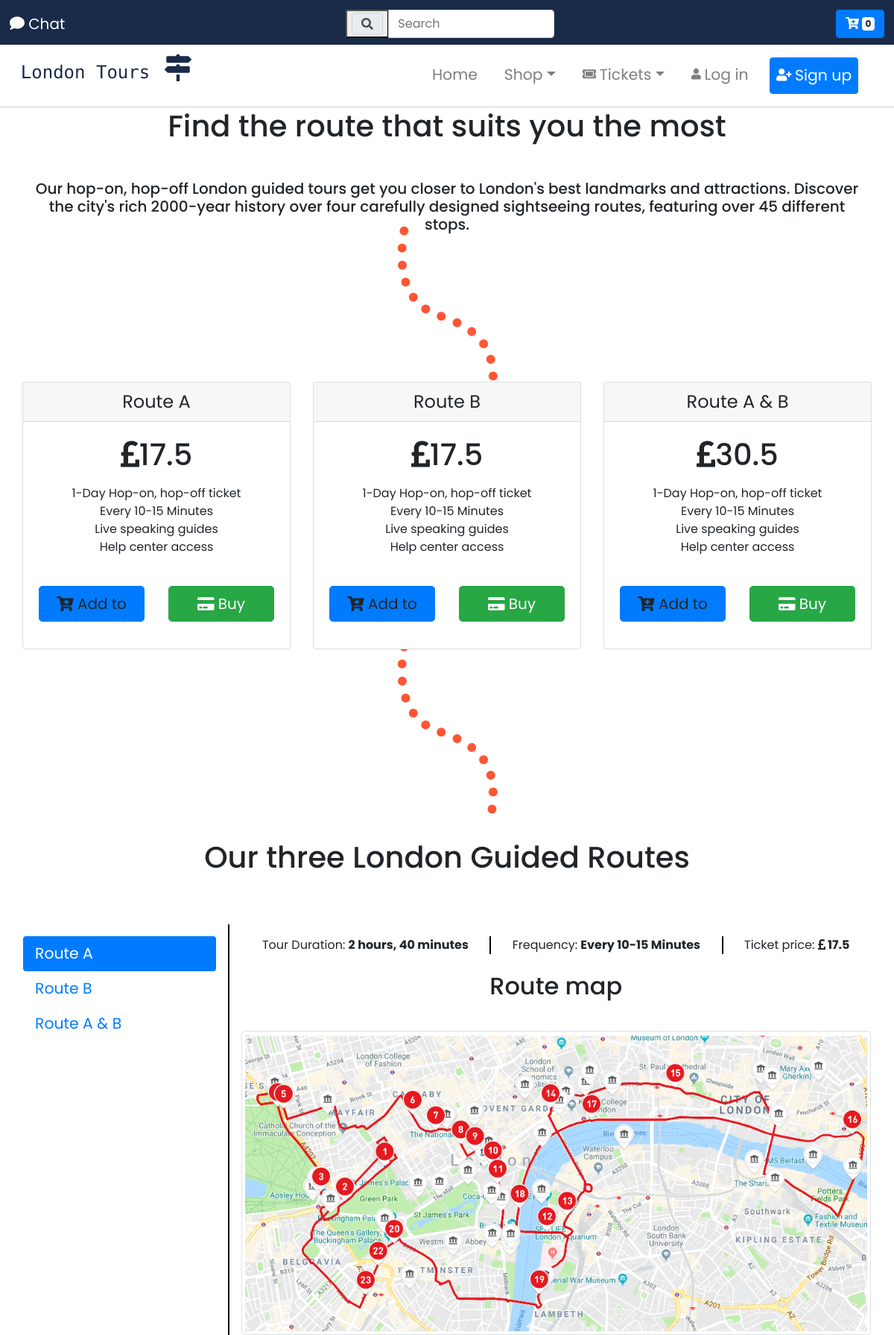
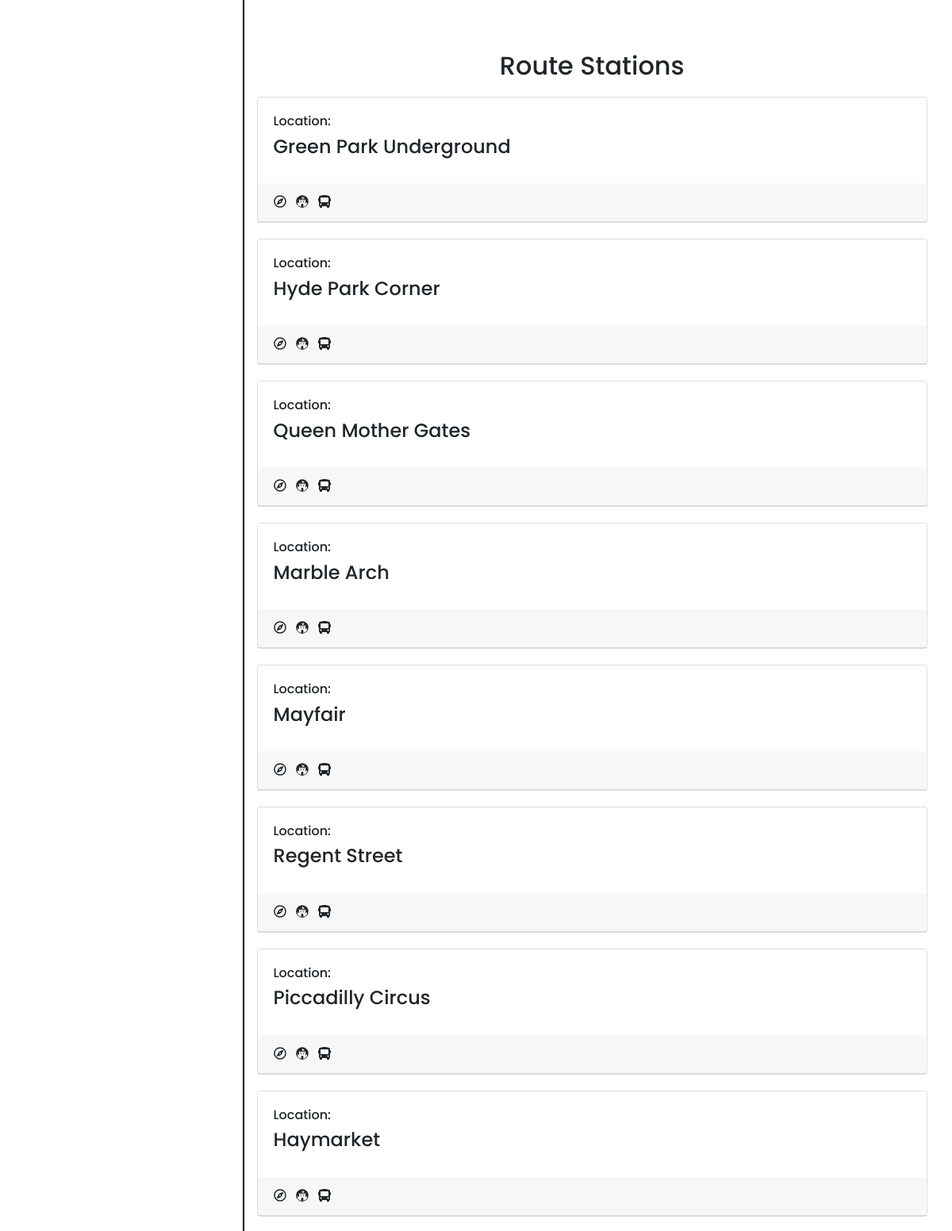
/tickets.php (upper part), run on the app's committed database (2 pictures, top to bottom).
### tables this page shows
CREATE TABLE `_tours_` (
  `_id_` int(11) NOT NULL,
  `_title_` varchar(500) NOT NULL,
  `_short_description_` varchar(500) NOT NULL,
  `_description_` varchar(1500) NOT NULL,
  `_region_` varchar(30) NOT NULL,
  `_color_` varchar(30) NOT NULL,
  `_duration_` varchar(255) NOT NULL,
  `_frequency_` varchar(255) NOT NULL,
  `_price_` double NOT NULL,
  `_date_` date NOT NULL
);

CREATE TABLE `_stops_` (
  `_id_` int(11) NOT NULL,
  `_route_id_` int(11) NOT NULL,
  `_name_` varchar(128) NOT NULL
);

### tickets.php (the view, shortened to what this page needs)
<?php
 include_once 'header.php';
?>
<?php
    include 'includes/db_inc.php';
?>
<div id="slides" class="carousel slide londonGuidedTours" data-ride="carousel">
	<ul class="carousel-indicators">
	</ul>
	<div class="carousel-inner">
		<div class="carousel-item active">
			<div class="carousel-caption search-box-div">
				<h3 id="display-2" class="display-2">London Guided Tours</h3>
			</div>
		</div>
	</div>
</div>
<div class="container-fluid " id="ticket-section">
	<div class="container essential-section-style">
		<h1 class="text-center">Find the route that suits you the most</h1>
		<h5 class="padding text-center">Our hop-on, hop-off London guided tours get you closer to London's best landmarks and attractions. Discover the city's rich 2000-year history over four carefully designed sightseeing routes, featuring over 45 different stops.</h5>
		</div>
<div class=" text-center line-follow ">
	<svg width="135" height="232" xmlns="http://www.w3.org/2000/svg"> <path d="M9.414 6.847c-10.242 61.891 6.022 99.937 48.794 114.136 64.157 21.298 77.75 56.573 67.694 113.764" stroke="#F53" stroke-width="12" fill="none" fill-rule="evenodd" stroke-dasharray="0,23" stroke-linecap="round"></path> </svg>
</div>
<?php
 $query = "SELECT * FROM `_tours_`";
 $results = mysqli_query($connection, $query);
 $queryResults = mysqli_num_rows($results);
 if($queryResults > 0){
	 echo '<div class="container-fluid">
	 <span id="added" style="font-size:12px;"></span>
	 <div class="card-deck mb-3 text-center">';
	while($row = mysqli_fetch_assoc($results)){
		echo '
		<div class="card mb-4 shadow-sm">
      <div class="card-header">
        <h4 class="my-0 font-weight-normal">'.$row['_title_'].'</h4>
      </div>
      <div class="card-body">
        <h1 class="card-title pricing-card-title"><i class="fas fa-pound-sign"> </i>'.$row['_price_'].' <small class="text-muted"></small></h1>
        <ul class="list-unstyled mt-3 mb-4">
          <li>1-Day Hop-on, hop-off ticket</li>
          <li>Every 10-15 Minutes</li>
          <li>Live speaking guides</li>
          <li>Help center access</li>
				</ul>
				<div class="row">
					<div class="col-md-6 col-ms-12 col-xs-12">
					<a onclick="addItem('.$row['_id_'].')"  value="'.$row['_id_'].'"  id="addItem" name="'.$row['_id_'].'" class="btn btn-lg btn-block btn-primary"><i class="fas fa-cart-plus"></i> Add to</a>
					</div>
					<div class="col-md-6 col-ms-12 col-xs-12">
					<a href="ticket.php?id='.$row['_id_'].'"  name="'.$row['_id_'].'" class="btn btn-lg btn-block btn-success"><i class="fas fa-credit-card"></i> Buy</a>
					</div>
				</div>
			</div>
    </div>';
	}
	echo ' </div>
  </div>';
 }else{
		echo '<div class="pricing-header px-3 py-3 pt-md-5 pb-md-4 mx-auto text-center">
		<h1 class="display-4">Pricing</h1>
		<p class="lead">For priceing and other details please contact us and we will provide all the information.</p>
	</div>';
 }?>
<div class="text-center line-follow">
	<svg width="135" height="232" xmlns="http://www.w3.org/2000/svg"> <path d="M9.414 6.847c-10.242 61.891 6.022 99.937 48.794 114.136 64.157 21.298 77.75 56.573 67.694 113.764" stroke="#F53" stroke-width="12" fill="none" fill-rule="evenodd" stroke-dasharray="0,23" stroke-linecap="round"></path> </svg>
</div>
</div>
<?php
 $query = "SELECT * FROM `_tours_`";
 $results = mysqli_query($connection, $query);
 $queryResults = mysqli_num_rows($results);
 if($queryResults > 0){
	 echo '
	 <div id="ticketsAndTours"  class="toursDescription padding container-margin-tickets">
	 <div class="row padding">
	 <div class="text-center col-12">
		<h1>Our three London Guided Routes</h1>
		</div>
	 <div class="col-3 addBorder">
	 <div class="nav flex-column nav-pills" id="v-pills-tab" role="tablist" aria-orientation="vertical">';
	while($row = mysqli_fetch_assoc($results)){
		if($row['_id_'] == 1){
			echo ' <a class="nav-link active" id="v-pills-'.$row['_id_'].'-tab" data-toggle="pill" href="#v-pills-'.$row['_id_'].'" role="tab" aria-controls="v-pills-'.$row['_id_'].'" aria-selected="true">'.$row['_title_'].'</a>';
		}else{
			echo '
			<a class="nav-link" id="v-pills-'.$row['_id_'].'-tab" data-toggle="pill" href="#v-pills-'.$row['_id_'].'" role="tab" aria-controls="v-pills-'.$row['_id_'].'" aria-selected="true">'.$row['_title_'].'</a>';
		}
		}
	echo
		'</div>
	</div>';
	echo
	'<div class="col-9">
	<div class="tab-content" id="v-pills-tabContent">';
	 $results = mysqli_query($connection, $query);
		while($row = mysqli_fetch_assoc($results)){
			$tourID = $row['_id_'];
		if($row['_id_'] == 1){
			echo '
			<div class="tab-pane fade active show" id="v-pills-'.$row['_id_'].'" role="tabpanel" aria-labelledby="v-pills-'.$row['_id_'].'-tab">
			<ul class="nav nav-pills nav-fill">
				<li class="nav-item addBorder">
					Tour Duration: <strong>'.$row['_duration_'].'</strong>
				</li>
				<li class="nav-item addBorder">
					Frequency: <strong>'.$row['_frequency_'].'</strong>
				</li>
				<li class="nav-item">
				Ticket price: 	<strong><i class="fas fa-pound-sign"> </i>'.' '.$row['_price_'].' </i></strong>
				</li>
			</ul>
			<br>
			<div class="text-center">
			<h2 class="padding">Route map</h2>
			<img src="img/tour_maps/'.$row['_id_'].'.PNG"  class="rounded img-fluid img-thumbnail" alt="">
			</div>';
				$query2 = "SELECT * FROM _stops_ WHERE _stops_._route_id_ = $tourID";
				$results2 = mysqli_query($connection, $query2);
				echo '<h2 class="padding-top text-center">Route Stations</h2>';
				while($row2 = mysqli_fetch_assoc($results2)){
				echo '
				<div class="station-carts">
					<div class="card">
						<div class="card-body ">
							<h6 class="card-text">Location:</h6>
							<h4 class="card-title">'.$row2['_name_'].'</h4>
						</div>
							<ul class="list-inline card-header">
							<li class="list-inline-item"><i class="far fa-compass"></i></li>
							<li class="list-inline-item"><i class="fab fa-fort-awesome-alt"></i></li>
							<li class="list-inline-item"><i class="fas fa-bus"></i></li>
							</ul>
						</div>
				</div>';}
			echo	'</div>';
		}
	}
	echo '
	</div>
  </div>
</div>
</div>
	';
 }else {}
?>
<?php
 include_once 'footer.php';
?>

### css/style.css (style rules this page uses)
html, body { height: 100%; width: 100%; font-family: 'Poppins', sans-serif; }
.nav-link { font-size: 1.7vw; }
.carousel { margin-top: 120px; }
#display-2 { font-size: 5vw; }
.carousel-caption { position: absolute; top: -100px; transform: translateY(35%) }
.addBorder { border-right: 2px solid black; }
.carousel-caption h3 { font-size: 200%; font-weight: 500; text-shadow: 2px 2px 15px #000; padding-bottom: 1rem; }
.container-margin-tickets { margin-right: 30px; margin-left: 30px; }
.londonGuidedTours { margin-top: 50px; }
.toursDescription h1 { margin-bottom: 50px; }
#ticketsAndTours { margin-top: 40px; }
.essential-section-style { padding-top: 70px; }
.essential-section-style h1 { padding-bottom: 40px; }
* { box-sizing: border-box; }
.line-follow { margin-top: -50px; margin-bottom: -30px; }
.padding { padding-bottom: 2rem; }
.padding-top { padding-top: 4rem; }
.station-carts { margin-top: 20px; }
.carousel-item { transition: -webkit-transform 0.5s ease; transition: transform 0.5s ease; transition: transform 0.5s ease, -webkit-transform 0.5s ease; -webkit-backface-visibility: visible; backface-visibility: visible; }
[class*="col-"] { padding: 1rem; }

### data on the page
_tours_: _title_ "Route A", _price_ "17.5", $row['_id_'] 1 (drawn), _duration_ "2 hours, 40 minutes", _frequency_ "Every 10-15 Minutes"
_tours_: _title_ "Route B", _price_ "17.5", $row['_id_'] 2 (drawn)
_tours_: _title_ "Route A & B", _price_ "30.5", $row['_id_'] 3 (drawn)
_stops_: _name_ "Green Park Underground"
_stops_: _name_ "Hyde Park Corner"
_stops_: _name_ "Queen Mother Gates"
_stops_: _name_ "Marble Arch"
_stops_: _name_ "Mayfair"
_stops_: _name_ "Regent Street"
_stops_: _name_ "Piccadilly Circus"
_stops_: _name_ "Haymarket"
